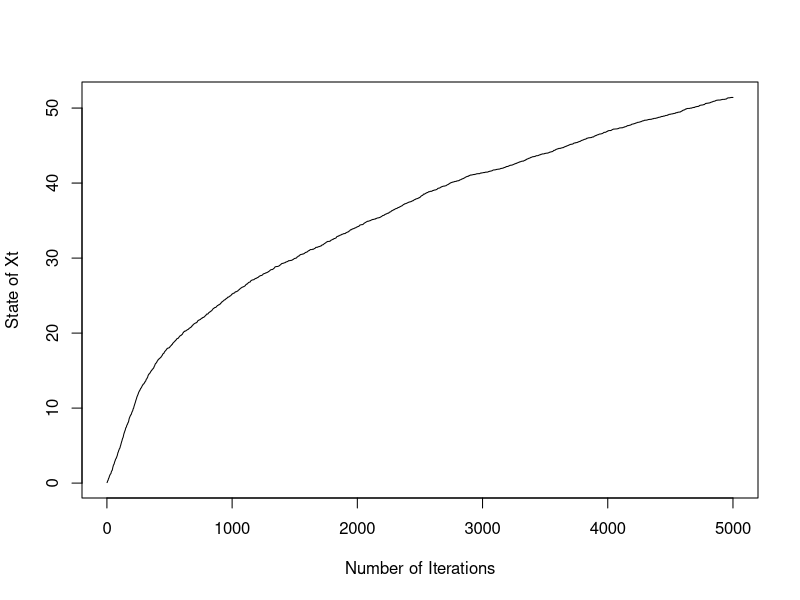
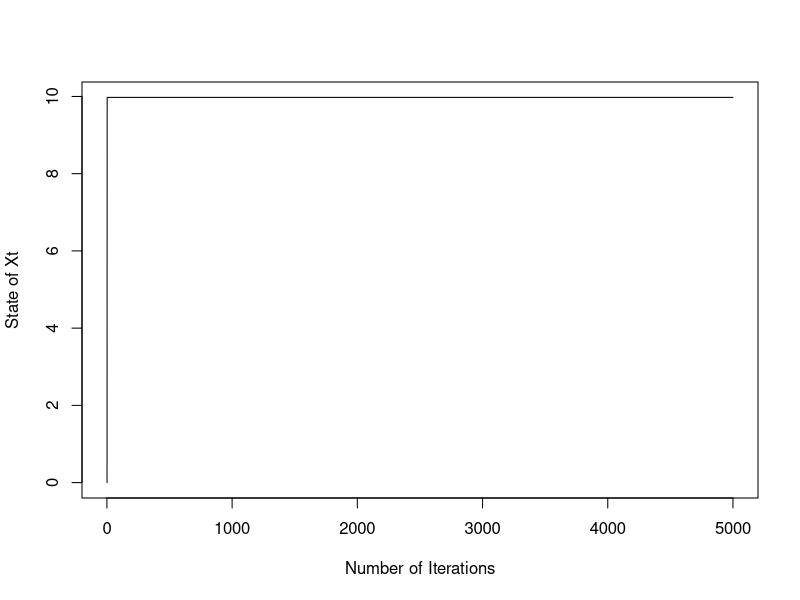

These charts were generated, in order, by the following R code:
N=5000;
X = matrix(NA, N, 1);
sigma = 0.1;
mu = 10;
X[1] = runif(1)*sigma;
for(i in 1:N) {
  u <- runif(1);
  Y <- X[i] + u*sigma;
  if(u <= min(exp(-0.5*(Y-10)^2 + 0.5*(X[i]-10)^2), 1)) {
    X[i+1] = Y
  }
  else {
    X[i+1] = X[i]
  }
}
plot(1:N, X[1:N], type ="l", xlab = "Number of Iterations", ylab = "State of Xt")

x = matrix(NA, N, 1);
x[1] = 0;
for(i in 1:N) {
  z <- rnorm(1, mu, sigma^2)
  y <- x[i] + z
  u <- runif(1)
  if(u <= min(exp(-0.5*(y-10)^2 + 0.5*(x[i]-10)^2), 1)) {
    x[i+1] = y
  }
  else{
    x[i+1] = x[i]
  }
}
plot(1:N, x[1:N], type ="l", xlab = "Number of Iterations", ylab = "State of Xt")
